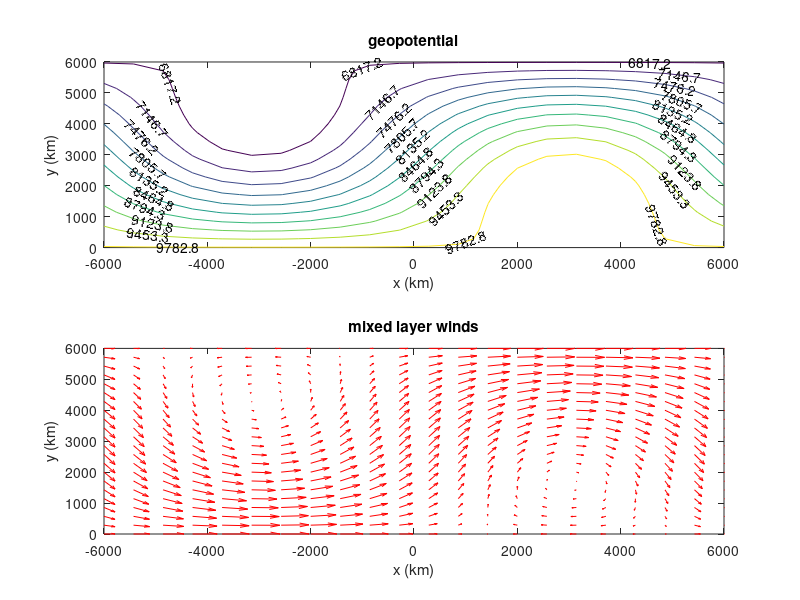

The MATLAB script that drew this image:
% MATLAB file:   mixed_layer_wind_2.m    (2/13/02)
% Display of mixed layer solution for u and v
% given a specified horizontal geopotential field.
clear all
close all
Lx = 12.e6;  Ly = 6.e6;         % horizontal domain size
cor = 1.e-4;                    % Coriolis parameter
Nx = 22; Ny =22 ;               % number of grid points in each direction
xx=linspace(-Lx/2,Lx/2,Nx);     % Nx gridpoints in x   
yy=linspace( 0,Ly,Ny);          % Ny gridpoints in y
[x,y]=meshgrid(xx,yy);          % Sets matrix for grid system in x and y
%   *********Define the function to be contoured*********
h = 1000;                       % boundary layer depth
k = pi/6.e6;                    % zonal wavenumber in units of 1/m
m=pi/6.e6;                      % meridional wavenumber
U0 = 5;                         % mean zonal velocity
A = 1.5e3;                      % constant value of streamfunction
%
phi =  9800 - (U0*cor)*y +A*sin(k*x).*sin(m*y);   
ug = U0-A/cor*m*sin(k*x).*cos(m*y);
vg = A/cor*k*cos(k*x).*sin(m*y);
kappa = 0.05;                  % coefficient for mixed layer s/m
Km  = 10;                      % Ekman layer diffusion coefficient
%initialize u, v to geostrophic values
u = ug;
v = vg;
Vb = abs(u+i*v);                % initialize wind magnitude to geostrophic
figure (1)
subplot(2,1,1);
cs =contour(x/1000,y/1000,phi);     
axis([-6000 6000 0 6000])
clabel(cs), title('geopotential')
xlabel('x (km)'), ylabel('y (km)');

%  velocity shown in arrows
subplot(2,1,2);
quiver(x/1000,y/1000,ug,vg,'r')
axis([-6000 6000 0  6000])
xlabel('x (km)'), ylabel('y (km)');
title('mixed layer winds')
